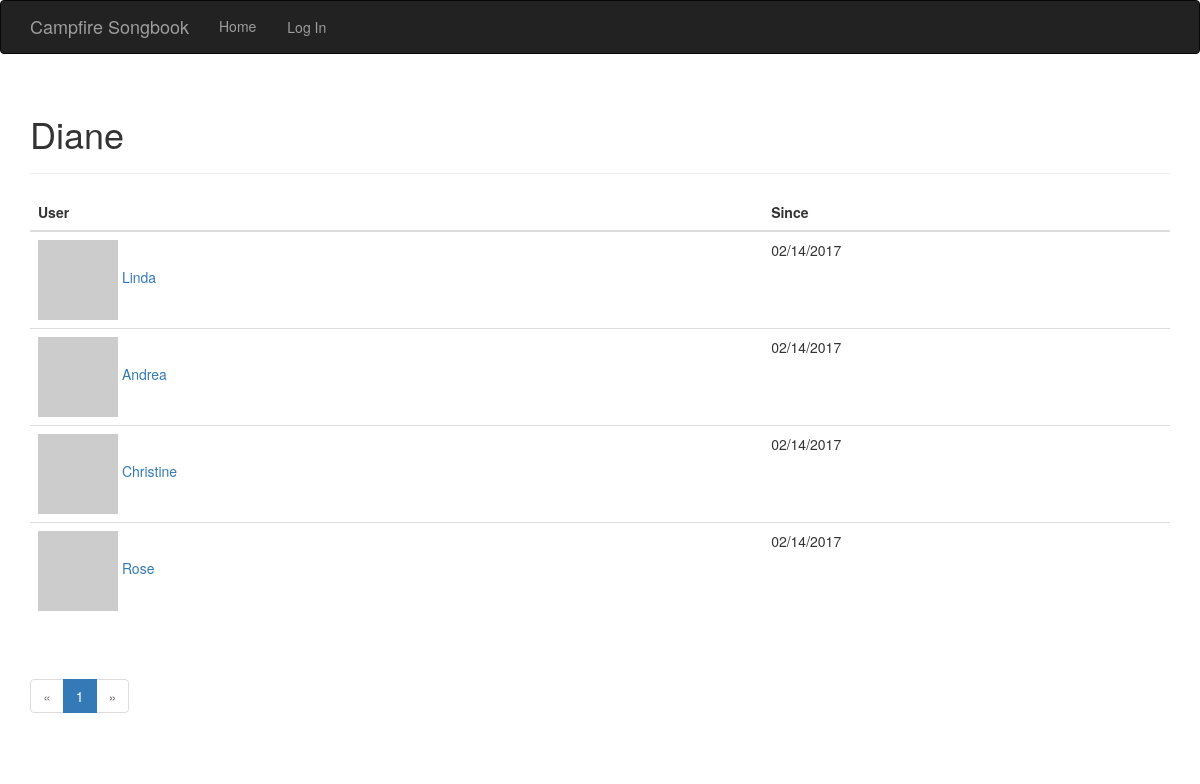
Screenshot of /followed-by/Diane with the database file from the repository.
### app/models.py (models this page shows, shortened)
class User(UserMixin, db.Model):
    __tablename__ = 'users'
    id = db.Column(db.Integer, primary_key=True)
    email = db.Column(db.String(64), unique=True, index=True)
    username = db.Column(db.String(64), unique=True, index=True)
    name = db.Column(db.String(64), unique=True, index=True)
    role_id = db.Column(db.Integer, db.ForeignKey('roles.id'))
    location = db.Column(db.String(64))
    about_me = db.Column(db.Text)
    password_hash = db.Column(db.String(128))
    confirmed = db.Column(db.Boolean, default=False)
    avatar_hash = db.Column(db.String(32))
    posts = db.relationship('Post', backref='author', lazy='dynamic')
    member_since = db.Column(db.DateTime(), default=datetime.utcnow)
    last_seen = db.Column(db.DateTime(), default=datetime.utcnow)
    followed = db.relationship('Follow', foreign_keys=[Follow.follower_id],
        backref=db.backref('follower', lazy=True), lazy='dynamic',
        cascade='all, delete-orphan')
    followers = db.relationship('Follow', foreign_keys=[Follow.followed_id],
        backref=db.backref('followed', lazy='joined'), lazy='dynamic',
        cascade='all, delete-orphan')
    def gravatar(self, size=100, default='identicon', rating='g'):
        if request.is_secure:
            url = 'https://www.gravatar.com/avatar'
        else:
            url = 'http://www.gravatar.com/avatar'
        if self.avatar_hash is None:
            avatar_hash_maker()
        return '{url}/{avatar_hash}?s={size}&d={default}&r={rating}'.format(
            url=url, avatar_hash=self.avatar_hash, size=size, default=default, rating=rating)
    @property
    def password(self):
        raise AttributeError('Password is not a readable attribute')

class Follow(db.Model):
    __tablename__ = 'follows'
    follower_id = db.Column(db.Integer, db.ForeignKey('users.id'), primary_key=True)
    followed_id = db.Column(db.Integer, db.ForeignKey('users.id'), primary_key=True)
    timestamp = db.Column(db.DateTime, default=datetime.utcnow)

### app/main/views.py (the view)
@main.route('/followed-by/<username>')
def followed_by(username):
    user = User.query.filter_by(username=username).first()
    if user is None:
        flash('Invalid user.')
        return redirect(url_for('.index'))
    page = request.args.get('page', 1, type=int)
    pagination = user.followed.paginate(page,
        per_page=current_app.config['FOLLOWERS_PER_PAGE'],
        error_out=False)
    followers=[{'user': item.followed, 'timestamp': item.timestamp} for item in pagination.items]
    return render_template('followers.html', user=user, follows=followers,
        pagination=pagination, endpoint='.followed_by')

### app/auth/views.py (called while the page is built)
@auth.before_app_request
def before_request():
    if current_user.is_authenticated:
        current_user.ping()
        if not current_user.confirmed and request.endpoint[:5] != 'auth.':
            return redirect(url_for('auth.unconfirmed'))

### app/main/__init__.py (called while the page is built)
@main.app_context_processor
def inject_permissions():
    return dict(Permission=Permission)

### app/templates/followers.html (shortened to what this page needs)
{% extends "base.html" %}
{% import "_macros.html" as macros %}
{% block page_content %}
    <div class="page-header">
        <h1>{{ title }}{{ user.username }}</h1>
    </div>
    <table class="table table-hover followers">
        <thead>
            <tr><th>User</th><th>Since</th></tr>
        </thead>
        <tbody>
        {% for follow in follows if follow.user != user %}
            <tr>
                <td>
                <a href="{{ url_for('.user', username=follow.user.username)}}">
                    <img src="{{ follow.user.gravatar(size=32) }}">
                    {{ follow.user.username }}
                </a>
                </td>
                <td>{{ moment(follow.timestamp).format('L') }}</td>
            </tr>
        {% endfor %}
        </tbody>
    </table>
<div class='pagination'>
    {{ macros.pagination_widget(pagination, endpoint, username=user.username) }}
</div>
{% endblock %}

### rows the page displays
User: username "Diane"
User: user.username "Linda"
Follow: timestamp "02/14/2017"
User: user.username "Andrea"
Follow: timestamp "02/14/2017"
User: user.username "Christine"
Follow: timestamp "02/14/2017"
User: user.username "Rose"
Follow: timestamp "02/14/2017"

### other values shown
{{ p }} "1"
